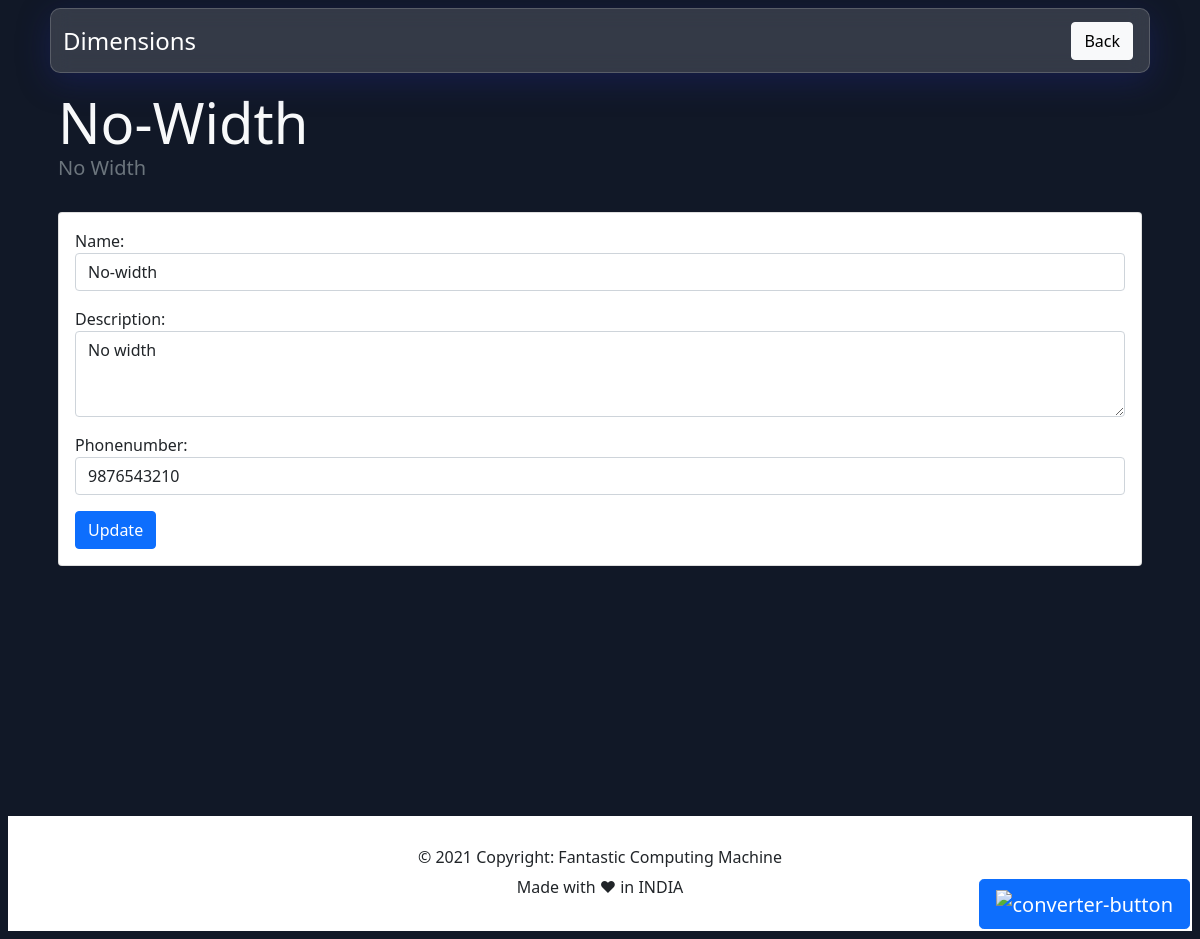
The page /expense/payee/9/No-width/update/ on the database its author committed.
### expense/models.py (models this page shows, shortened)
class Payee(models.Model):
    phoneNumberRegex = RegexValidator(regex=r"^\+?1?\d{8,15}$")
    name = models.CharField(max_length=255)
    description = models.TextField(blank=True, null=True)
    created_on = models.DateTimeField(auto_now_add=True)
    updated_on = models.DateTimeField(auto_now=True)
    phoneNumber = models.CharField(blank=True,
                                   validators=[phoneNumberRegex], max_length=11)

### expense/views.py (the view)
class UpdatePayee(UpdateView):
    model = Payee
    template_name = 'update_payee.html'
    form_class = UpdatePayeeForm
    success_url = reverse_lazy('home')

### expense/forms.py
class UpdatePayeeForm(forms.ModelForm):
    name = forms.CharField(
        max_length=200,
        required=True,
        widget=forms.TextInput(
            attrs={
                'class': 'form-control',
                "aria-label": ".form-control-sm",
                "type": 'text',
                "placeholder": "Tag",
            }
        )
    )
    description = forms.CharField(
        required=False,
        widget=forms.Textarea(
            attrs={
                'class': 'form-control',
                "rows": 3,
                "aria-label": ".form-control-sm",
                "placeholder": "Description (optional)",
            })
    )
    phoneNumber = forms.CharField(
        max_length=200,
        required=False,
        widget=forms.TextInput(
            attrs={
                'class': 'form-control',
                "aria-label": ".form-control-sm",
                "type": 'tel',
                "placeholder": "Phone Number (optional)",
            }
        )
    )
    class Meta:
        model = Payee
        fields = ('name', 'description', 'phoneNumber')

### expense/templates/update_payee.html (shortened to what this page needs)
{% extends 'base.html' %}
{% load static %} {% load humanize %}
{% block body %}
<div class="container px-3">
    <div class="text-light pt-2 display-4">{{payee.name|title}}</div>
    <div class="text-light h5 text-muted">{{payee.description|title}}</div>
    <div class="row flex-md-row py-3">
        <div class="col col_height">
            <div class=" card my-2">
                <div class="card-body">
                    <form method="POST">
                        {{form.as_p}}
                        <button type="submit" class="btn btn-primary">Update
                        </button>
                    </form>
                </div>
            </div>
        </div>
    </div>
</div>
{% endblock %}

### static/css/styles.css (style rules this page uses)
.col_height { max-height: 800px; direction: ltr; }

### rows shown on the page
Payee: name "No-Width", description "No Width", name "No-width", description "No width", phoneNumber "9876543210"
